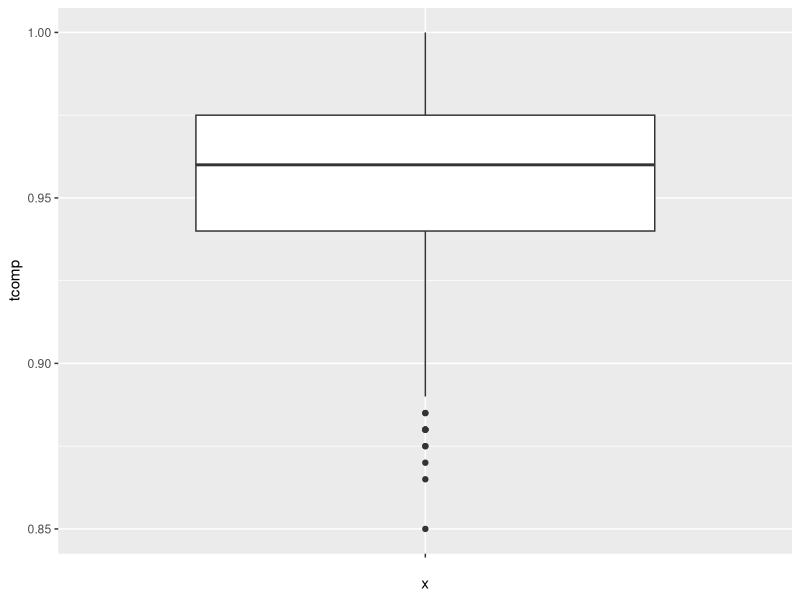
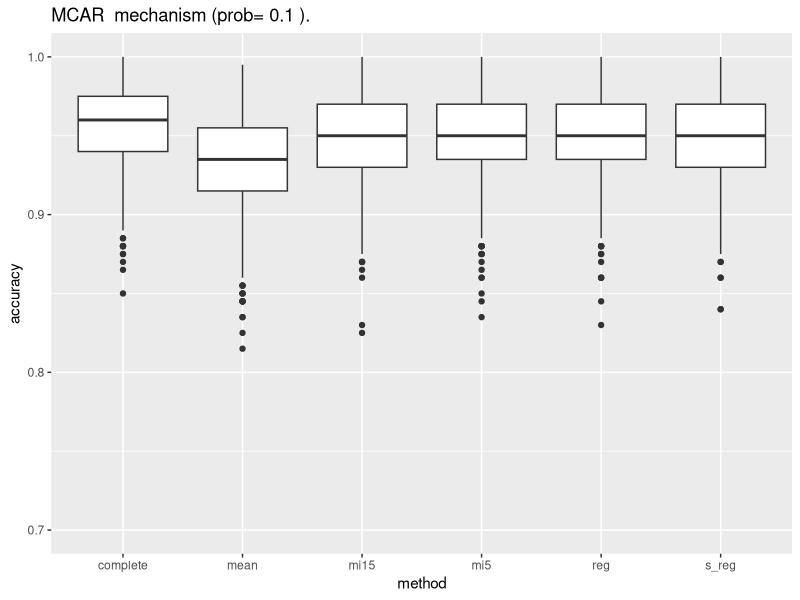
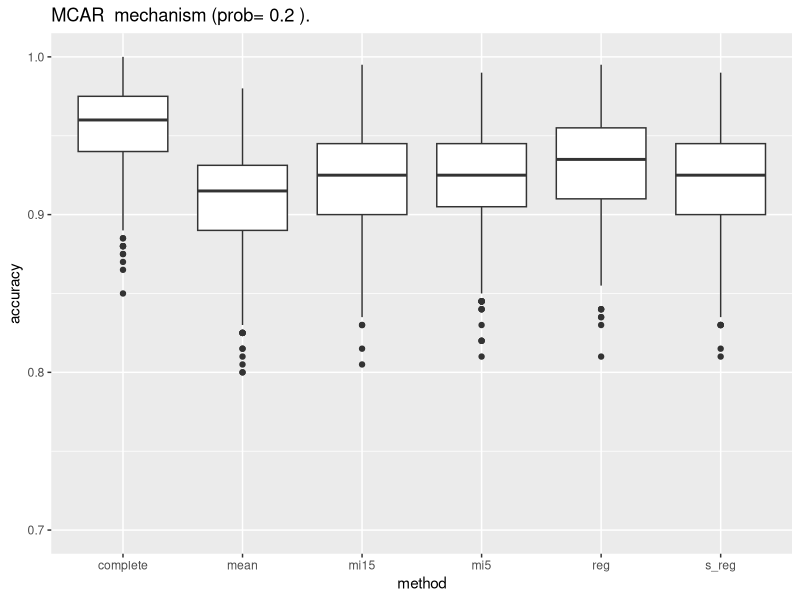
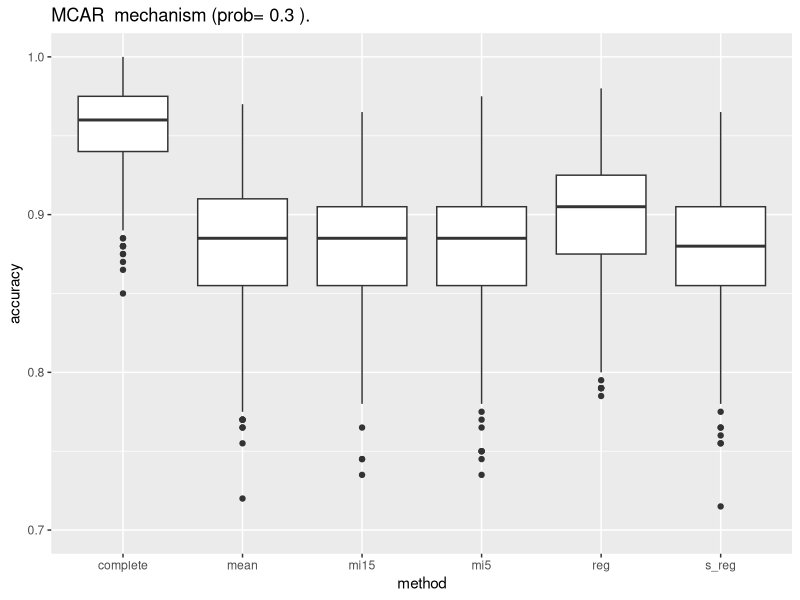
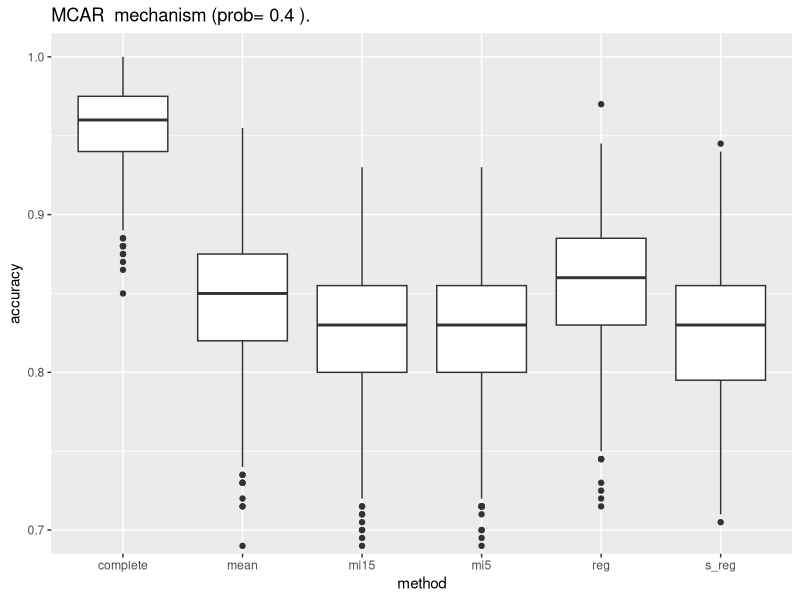
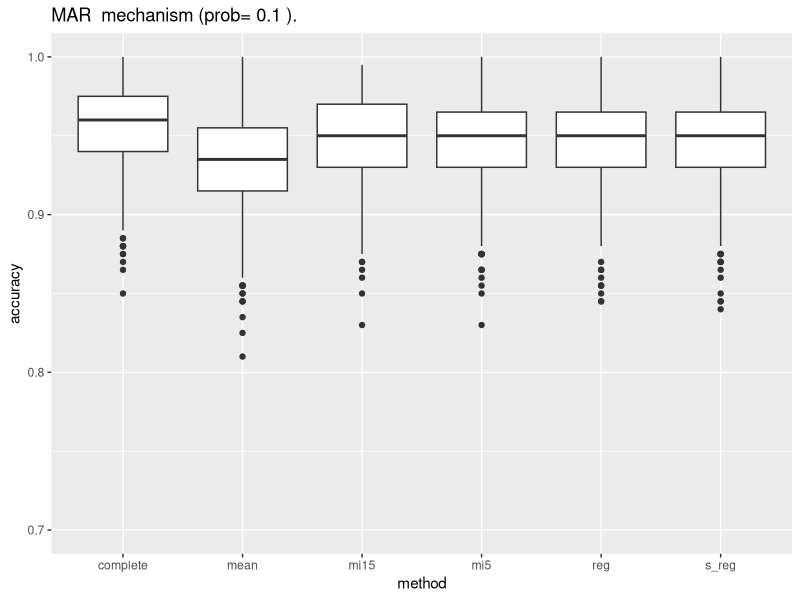
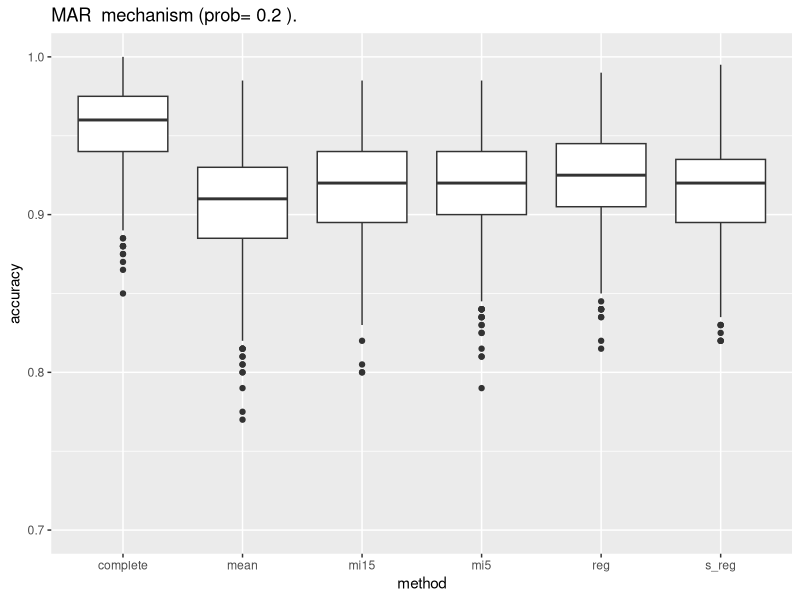
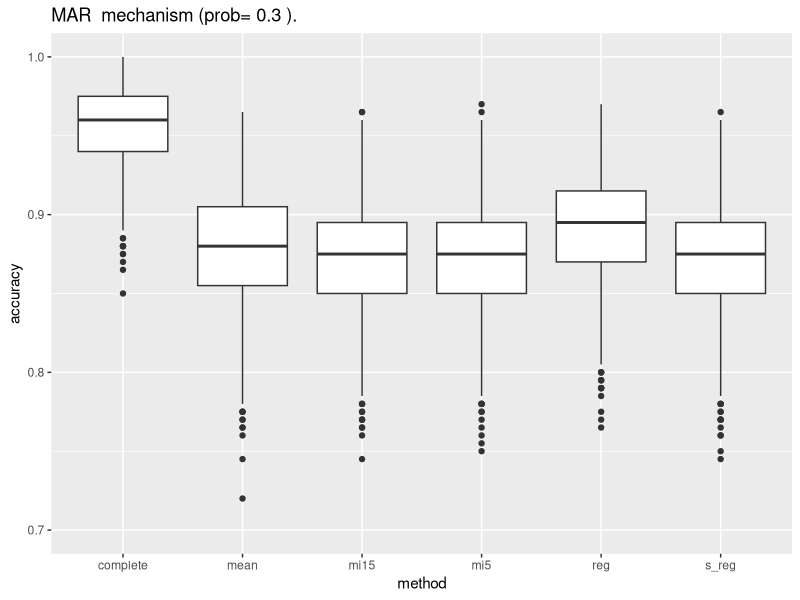

These figures' R source, in order:
## ---- chunk 1
knitr::opts_chunk$set(echo = TRUE)
## ---- chunk 2
library("dplyr")
library("ggplot2")
library("reshape")
## ---- chunk 3
perf <- read.csv("true_results.csv", header=FALSE)
colnames(perf)[colnames(perf) == 'V3'] <- 'prob'
perf <- perf %>% slice(-c(17, 33, 49))

## ---- chunk 4
comp = perf[which(perf$V1=="complete"), ]
comp = comp[, -which(names(perf) %in% c("V1","V2"))]
## ---- chunk 5
tcomp = t(comp)
colnames(tcomp)=tcomp[c(1),]
tcomp=tcomp[-c(1),]
#boxplot(tcomp)
names(tcomp) = NULL
tcomp = data.frame(tcomp)
p <- ggplot(tcomp, aes(x="", y=tcomp)) + 
  geom_boxplot()
p
## ---- chunk 6
p = c(0.1,0.2,0.3,0.4)

for(mech in c("MCAR", "MAR", "MNAR")){
for(i in 1:4){

mcar = perf[which((perf$V1=="complete" & perf$prob == 0.1)| (perf$V1 == mech & perf$prob == p[i])), ]
mcar = mcar[, -which(names(perf) %in% c("V1","prob"))]

tmcar = t(mcar)
colnames(tmcar)=tmcar[c(1),]
tmcar=tmcar[-c(1),]

names(tmcar) = NULL
tmcar = data.frame(tmcar)

stmcar = stack(tmcar)

stmcar$ind = as.character(stmcar$ind)

stmcar$ind[stmcar$ind == "X.."] = "complete"

stmcar$ind = as.factor(stmcar$ind)
stmcar$values = as.numeric(stmcar$values)

print(ggplot(stmcar, aes(x = as.factor(ind), y=values)) 
      + geom_boxplot() +xlab("method") + ylab("accuracy")
      + ggtitle(paste(mech, " mechanism (prob=", p[i], ")."))
      + coord_cartesian(ylim=c(0.7, 1)))

#boxplot(stmcar$values ~ stmcar$ind)
}
}
## ---- chunk 7
mech = "MNAR"
i=1
p=c(0.4)

mcar = perf[which((perf$V1=="complete" & perf$prob == 0.1)| (perf$V1 == mech & perf$prob == p[i])), ]
mcar = mcar[, -which(names(perf) %in% c("V1","prob"))]

tmcar = t(mcar)
colnames(tmcar)=tmcar[c(1),]
tmcar=tmcar[-c(1),]

names(tmcar) = NULL
tmcar = data.frame(tmcar)

stmcar = stack(tmcar)

stmcar$ind = as.character(stmcar$ind)

stmcar$ind[stmcar$ind == "X.."] = "complete"

stmcar$ind = as.factor(stmcar$ind)
stmcar$values = as.numeric(stmcar$values)

# stmcar = stmcar[-which(stmcar$ind=="complete"), ]



# Compute the analysis of variance
res.aov <- aov(values ~ ind, data = stmcar)
# Summary of the analysis
summary(res.aov)
## ---- chunk 8
write.csv(round(TukeyHSD(res.aov)$ind, 3), file = "Tukey\\MNAR04.csv")
